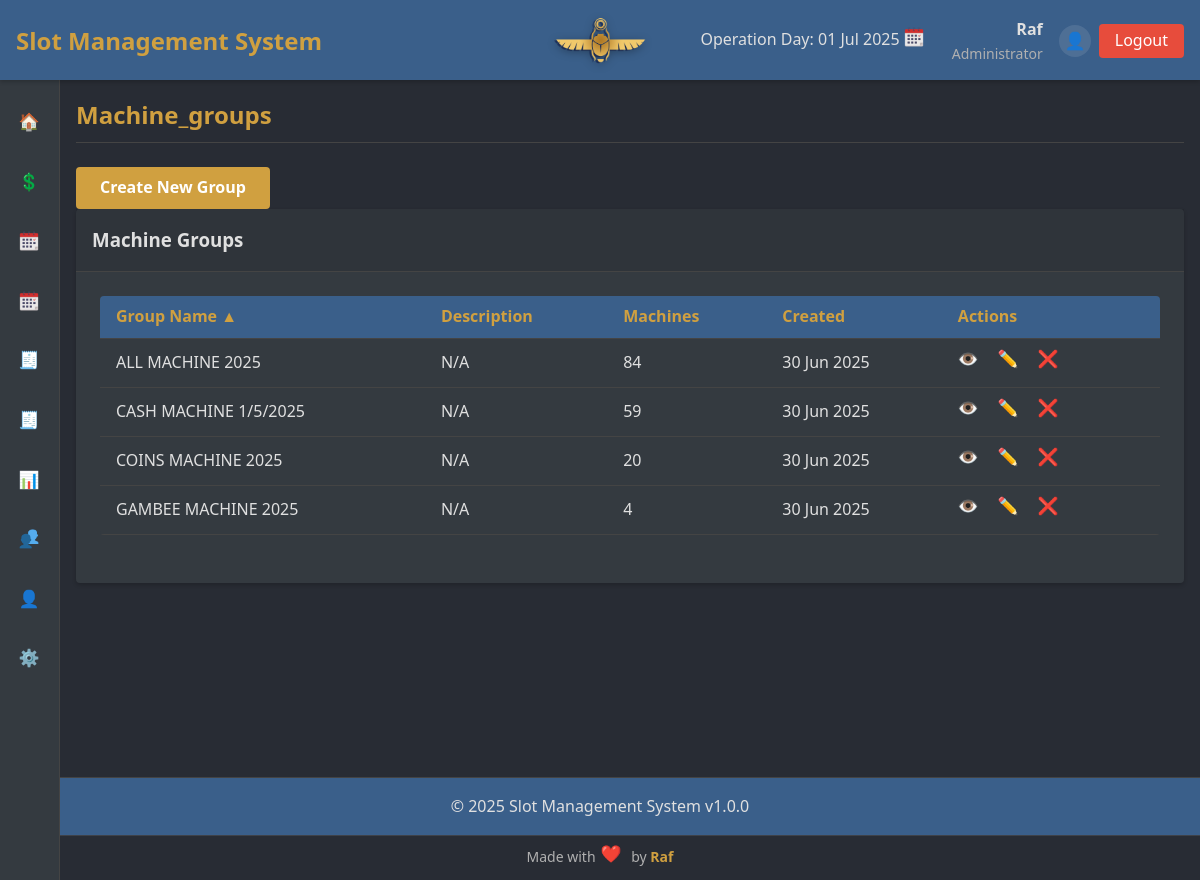
Screenshot of /index.php?page=machine_groups (signed in) with the database file from the repository.
### tables this page shows
CREATE TABLE `machine_groups` (
  `id` int NOT NULL AUTO_INCREMENT,
  `name` varchar(100) NOT NULL,
  `description` text,
  `created_at` timestamp NULL DEFAULT CURRENT_TIMESTAMP,
  `updated_at` timestamp NULL DEFAULT CURRENT_TIMESTAMP ON UPDATE CURRENT_TIMESTAMP,
  PRIMARY KEY (`id`),
  UNIQUE KEY `name` (`name`),
  KEY `idx_machine_groups_name` (`name`)
);

### includes/functions.php (called while the page is built, shortened)
<?php
if (!function_exists('format_datetime')) {
    function format_datetime($timestamp, $format = 'd M Y H:i:s') {
        try {
            $dt = new DateTime($timestamp, new DateTimeZone('UTC'));
            $dt->setTimezone(new DateTimeZone('Africa/Cairo'));
            return $dt->format($format);
        } catch (Exception $e) {
            return 'Invalid date';
        }
    }
}
function icon($name) {
    return ICON_PATH . '/' . $name . '.png';
}
?>

### pages/machine_groups/list.php (the view, shortened to what this page needs)
<?php
$sort_column = isset($_GET['sort']) ? $_GET['sort'] : 'name';
$sort_order = isset($_GET['order']) ? $_GET['order'] : 'ASC';
$toggle_order = $sort_order == 'ASC' ? 'DESC' : 'ASC';
try {
    $query = "
        SELECT mg.*, COUNT(mgm.machine_id) as machine_count
        FROM machine_groups mg
        LEFT JOIN machine_group_members mgm ON mg.id = mgm.group_id
        GROUP BY mg.id
    ";
    if ($sort_column == 'name') {
        $query .= " ORDER BY mg.name $sort_order";
    } else if ($sort_column == 'machine_count') {
        $query .= " ORDER BY machine_count $sort_order";
    } else if ($sort_column == 'created_at') {
        $query .= " ORDER BY mg.created_at $sort_order";
    }
    $stmt = $conn->query($query);
    $groups = $stmt->fetchAll();
} catch (PDOException $e) {
    echo "Database error: " . $e->getMessage();
    $groups = [];
}
?>
<div class="machine-groups-list fade-in">
    <div class="action-buttons">
        <a href="index.php?page=machine_groups&action=create" class="btn btn-primary">Create New Group</a>
    </div>
    <div class="card">
        <div class="card-header">
            <h3>Machine Groups</h3>
        </div>
        <div class="card-body">
            <div class="table-container">
                <table>
                    <thead>
                        <tr>
                            <th>
                                <a href="index.php?page=machine_groups&sort=name&order=<?php echo $sort_column == 'name' ? $toggle_order : 'ASC'; ?>">
                                    Group Name
                                    <?php if ($sort_column == 'name'): ?>
                                        <span class="sort-indicator"><?php echo $sort_order == 'ASC' ? '▲' : '▼'; ?></span>
                                    <?php endif; ?>
                                </a>
                            </th>
                            <th>Description</th>
                            <th>
                                <a href="index.php?page=machine_groups&sort=machine_count&order=<?php echo $sort_column == 'machine_count' ? $toggle_order : 'ASC'; ?>">
                                    Machines
                                </a>
                            </th>
                            <th>
                                <a href="index.php?page=machine_groups&sort=created_at&order=<?php echo $sort_column == 'created_at' ? $toggle_order : 'ASC'; ?>">
                                    Created
                                </a>
                            </th>
                            <th>Actions</th>
                        </tr>
                    </thead>
                    <tbody>
                        <?php if (empty($groups)): ?>
                            <tr>
                                <td colspan="5" class="text-center">No machine groups found</td>
                            </tr>
                        <?php else: ?>
                            <?php foreach ($groups as $group): ?>
                                <tr>
                                    <td><?php echo htmlspecialchars($group['name']); ?></td>
                                    <td><?php echo htmlspecialchars($group['description'] ?? 'N/A'); ?></td>
                                    <td><?php echo $group['machine_count']; ?></td>
                                    <td><?php echo format_datetime($group['created_at'], 'd M Y'); ?></td>
                                    <td>
                                        <a href="index.php?page=machine_groups&action=view&id=<?php echo $group['id']; ?>" class="action-btn view-btn" data-tooltip="View Details"><span class="menu-icon"><img src="<?= icon('view2') ?>"/></span></a>
                                        <a href="index.php?page=machine_groups&action=edit&id=<?php echo $group['id']; ?>" class="action-btn edit-btn" data-tooltip="Edit"><span class="menu-icon"><img src="<?= icon('edit') ?>"/></span></a>
                                        <a href="index.php?page=machine_groups&action=delete&id=<?php echo $group['id']; ?>" class="action-btn delete-btn" data-tooltip="Delete" data-confirm="Are you sure you want to delete this group?"><span class="menu-icon"><img src="<?= icon('delete') ?>"/></span></a>
                                    </td>
                                </tr>
                            <?php endforeach; ?>
                        <?php endif; ?>
                    </tbody>
                </table>
            </div>
        </div>
    </div>
</div>

### assets/css/styles.css (style rules this page uses)
:root { --primary-color: #3a5f8a; --secondary-color: #d0a040; --accent-color: #e74c3c; --dark-bg: #282c34; --light-bg: #343a40; --text-light: #e0e0e0; --text-muted: #b0b0b0; --success-color: #2ecc71; --warning-color: #f39c12; --danger-color: #e74c3c; --border-color: #444444; --spacing-xs: 0.25rem; --spacing-sm: 0.5rem; --spacing-md: 1rem; --spacing-lg: 1.5rem; --spacing-xl: 2rem; --font-xs: 0.75rem; --font-sm: 0.875rem; --font-md: 1rem; --font-lg: 1.25rem; --font-xl: 1.5rem; --font-xxl: 2rem; --border-radius: 4px; --box-shadow: 0 2px 4px rgba(0, 0, 0, 0.2); --transition-speed: 0.3s; --sidebar-width-expanded: 250px; --sidebar-width-collapsed: 60px; }
* { margin: 0; padding: 0; box-sizing: border-box; }
body { font-family: 'Segoe UI', Tahoma, Geneva, Verdana, sans-serif; background-color: var(--dark-bg); color: var(--text-light); line-height: 1.6; padding-top: 80px; }
a { color: var(--secondary-color); text-decoration: none; transition: color var(--transition-speed); }
.menu-icon { display: inline-flex; align-items: center; justify-content: center; width: 24px; height: 24px; margin-right: var(--spacing-sm); flex-shrink: 0; min-width: 24px; }
.menu-icon img { width: 20px; height: 20px; max-width: 100%; object-fit: contain; }
.btn { display: inline-block; padding: var(--spacing-sm) var(--spacing-lg); border: none; border-radius: var(--border-radius); cursor: pointer; font-weight: bold; text-align: center; transition: all var(--transition-speed); }
.btn-primary { background-color: var(--secondary-color); color: white; }
.table-container { overflow-x: auto; margin-bottom: var(--spacing-lg); }
table { width: 100%; border-collapse: collapse; background-color: var(--light-bg); border-radius: var(--border-radius); overflow: hidden; }
th, td { padding: var(--spacing-sm) var(--spacing-md); text-align: left; border-bottom: 1px solid var(--border-color); }
th { background-color: var(--primary-color); color: var(--secondary-color); font-weight: bold; }
.card { background-color: var(--light-bg); border-radius: var(--border-radius); box-shadow: var(--box-shadow); margin-bottom: var(--spacing-lg); }
.card-header { padding: var(--spacing-md); border-bottom: 1px solid var(--border-color); background-color: rgba(0, 0, 0, 0.1); }
.card-body { padding: var(--spacing-lg); }
.action-btn { display: inline-flex; align-items: center; justify-content: center; width: 32px; height: 32px; border-radius: 50%; background-color: transparent; color: var(--text-light); margin-right: var(--spacing-xs); transition: all var(--transition-speed); }
.menu-icon { display: inline-block; height: auto; margin-right: 8px; vertical-align: middle; }
.menu-icon img { width: 20px; height: auto; max-width: 100%; }
.fade-in { animation: fadeIn var(--transition-speed); }

### rows the page displays
machine_groups: name "ALL MACHINE 2025", description "N/A", machine_count "84", created_at "30 Jun 2025"
machine_groups: name "CASH MACHINE 1/5/2025", description "N/A", machine_count "59", created_at "30 Jun 2025"
machine_groups: name "COINS MACHINE 2025", description "N/A", machine_count "20", created_at "30 Jun 2025"
machine_groups: name "GAMBEE MACHINE 2025", description "N/A", machine_count "4", created_at "30 Jun 2025"

### other values shown
$app_name "Slot Management System"
$_SESSION['username'] "Raf"
$user_roles[$_SESSION['user_role']] "Administrator"
$app_version "1.0.0"
